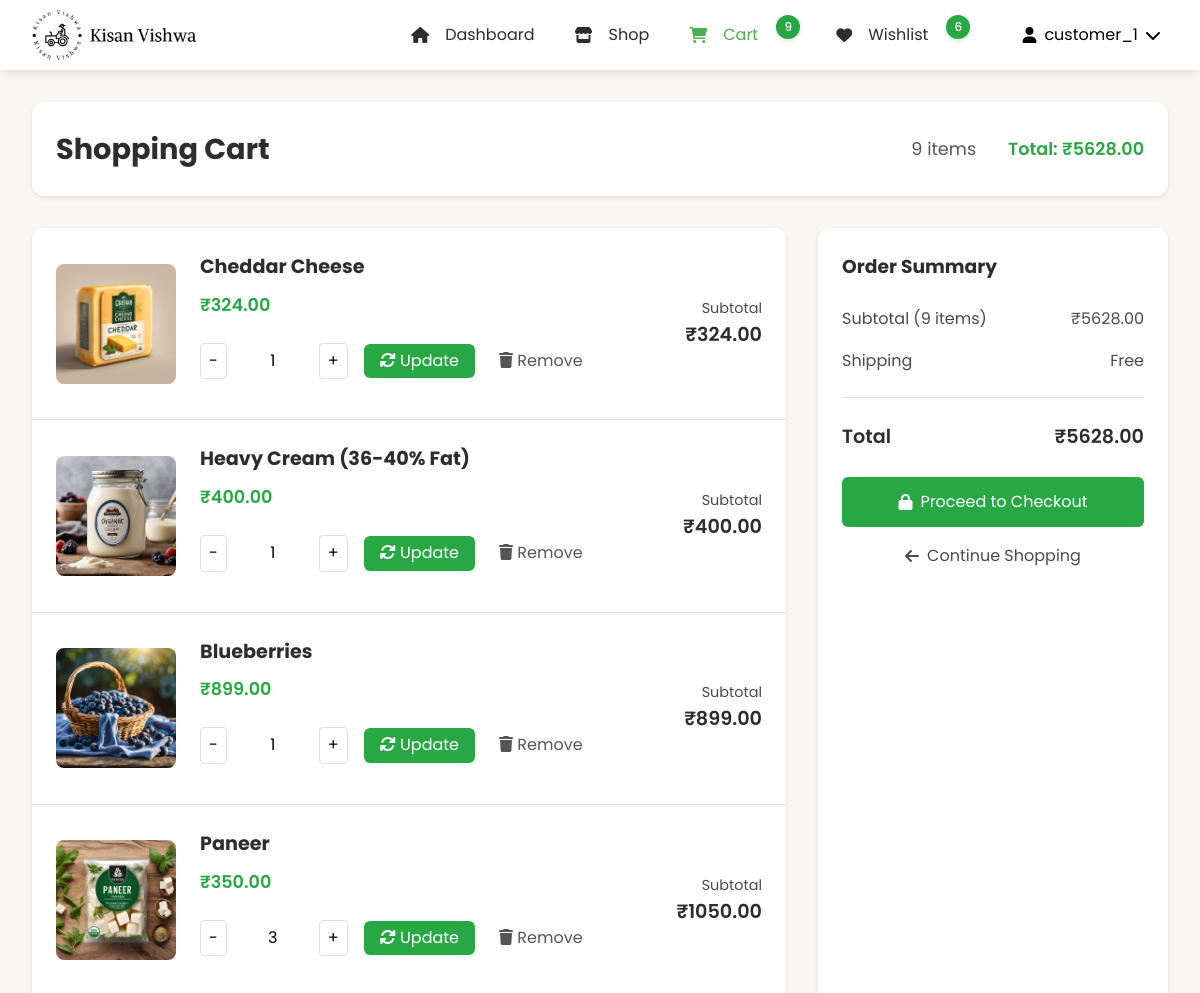
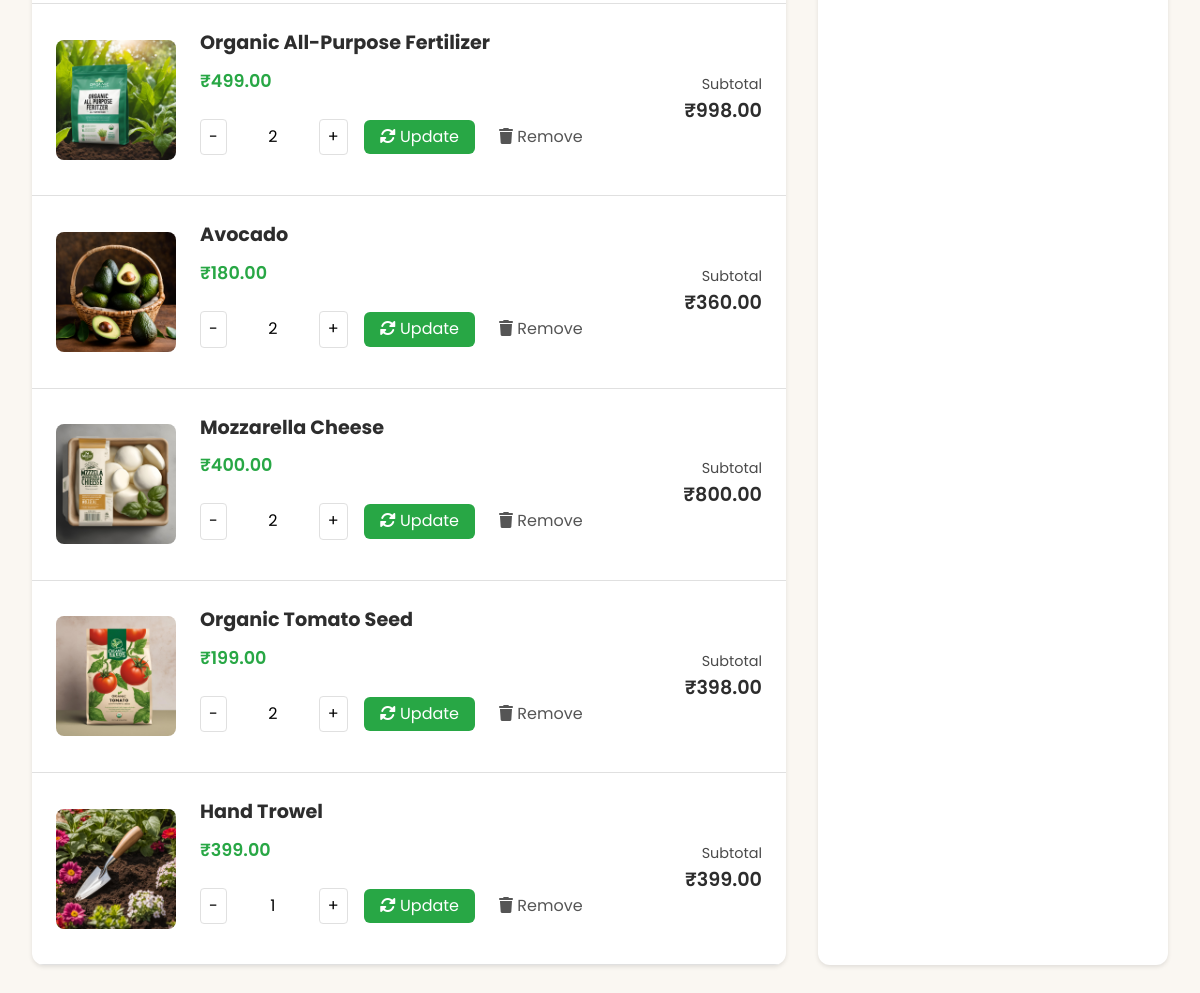
The app's page /customer/cart/ (signed in), older data (2 pictures, top to bottom).
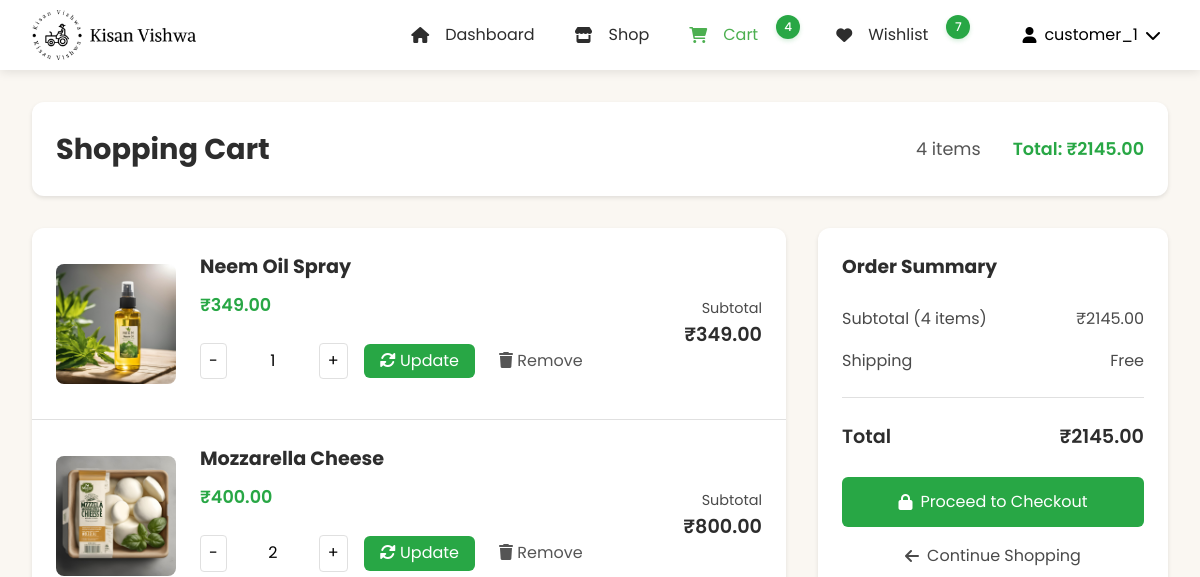
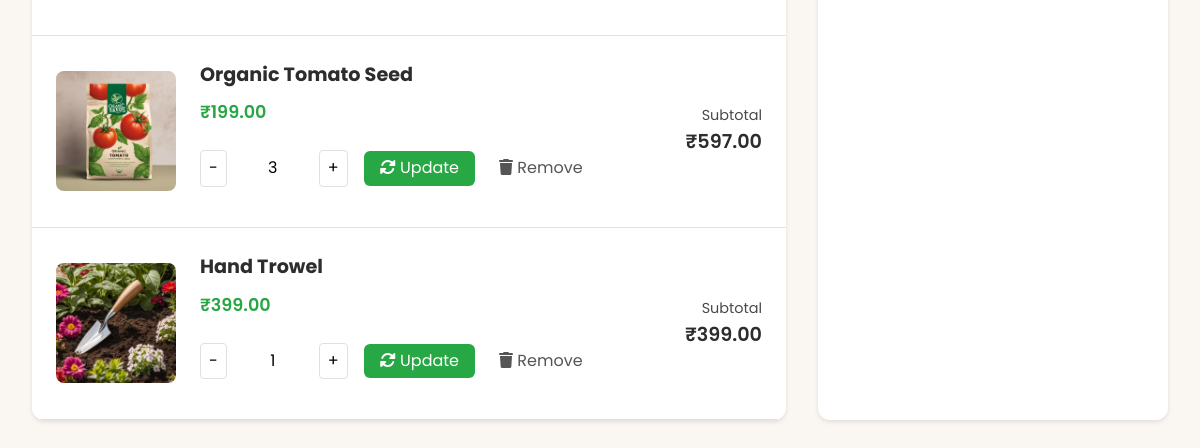
The same page, newer data (2 pictures, top to bottom).
### customer_app/models.py (models this page shows, shortened)
class CartItem(models.Model):
    user = models.ForeignKey(User, on_delete=models.CASCADE)
    product = models.ForeignKey(Product, on_delete=models.CASCADE)
    quantity = models.PositiveIntegerField(default=1)
    @property
    def total_price(self):
        return self.product.price * self.quantity
    class Meta:
        ordering = ['-id']

### product_app/models.py (models this page shows, shortened)
class Product(models.Model):
    CATEGORY_CHOICES = [
        ('vegetables', 'Vegetables'),
        ('fruits', 'Fruits'),
        ('grains', 'Grains'),
        ('dairy', 'Dairy'),
        ('tools', 'Tools & Equipment'),
        ('seeds', 'Seeds & Saplings'),
        ('pesticides', 'Pesticides & Fertilizers'),
        ('organic', 'Organic Products'),
        ('livestock', 'Livestock & Feed'),
        ('other', 'Other')
    ]
    name = models.CharField(max_length=200)
    category = models.CharField(max_length=100, choices=CATEGORY_CHOICES, default='other')
    price = models.DecimalField(max_digits=10, decimal_places=2)
    quantity = models.IntegerField()
    description = models.TextField()
    image = models.ImageField(
        upload_to='products/',
        null=True,
        blank=True
    )
    farmer = models.ForeignKey(User, on_delete=models.CASCADE)
    created_at = models.DateTimeField(auto_now_add=True)
    updated_at = models.DateTimeField(auto_now=True)
    is_featured = models.BooleanField(default=False)
    is_deleted = models.BooleanField(default=False)
    def get_image_url(self):
        if self.image and hasattr(self.image, 'url'):
            return self.image.url
        return static('images/default_product.jpg')

### customer_app/views.py (the view)
# urls.py: path('cart/', views.customer_cart, name='customer_cart'),
def customer_cart(request):
    cart_items = CartItem.objects.filter(user=request.user)
    context = {
        'cart_items': cart_items
    }
    return render(request, 'customer_app/cart.html', context)

### customer_app/context_processors.py (called while the page is built, shortened)
def wishlist_and_cart_counts(request):
    if request.user.is_authenticated:
        cart_items = CartItem.objects.filter(user=request.user).select_related('product')
        wishlist_items = Wishlist.objects.filter(user=request.user)
        return {
            'cart_items_count': cart_items.count(),
            'cart_total': sum(item.total_price for item in cart_items),
            'wishlist_count': wishlist_items.count(),
            'wishlist_product_ids': set(item.product_id for item in wishlist_items)
        }

def wishlist_status(request):
    if request.user.is_authenticated:
        wishlist_items = Wishlist.objects.filter(user=request.user).select_related('product')
        return {
            'wishlist_product_ids': set(item.product.id for item in wishlist_items),
            'wishlist_products': [item.product for item in wishlist_items]
        }
    return {
        'wishlist_product_ids': set(),
        'wishlist_products': []
    }

def product_categories(request):
    CATEGORY_ICONS = {
        'vegetables': 'fa-carrot',
        'fruits': 'fa-apple-alt',
        'grains': 'fa-wheat',
        'dairy': 'fa-cheese',
        'tools': 'fa-tools',
        'seeds': 'fa-seedling',
        'pesticides': 'fa-spray-can',
        'organic': 'fa-leaf',
        'livestock': 'fa-cow',
        'other': 'fa-box'
    }
    return {
        'PRODUCT_CATEGORIES': Product.CATEGORY_CHOICES,
        'CATEGORY_ICONS': CATEGORY_ICONS
    }

### customer_app/templates/customer_app/cart.html (shortened to what this page needs)
{% load static %}
<!DOCTYPE html>
<html lang="en">
<head>
    <link rel="stylesheet" href="https://cdnjs.cloudflare.com/ajax/libs/normalize/8.0.1/normalize.min.css">
    <link rel="stylesheet" href="https://cdnjs.cloudflare.com/ajax/libs/font-awesome/6.0.0/css/all.min.css">
    <link rel="stylesheet" type="text/css" href="{% static 'css/CustomerNavBar.css' %}">
    <link rel="stylesheet" type="text/css" href="{% static 'css/customerdesign.css' %}">
    <link rel="stylesheet" type="text/css" href="{% static 'css/cart.css' %}">
</head>
<body>
    {% include 'NavBar/CustomerNavBar.html' %}
    <main class="main-container">
        <div class="cart-header">
            <h1>Shopping Cart</h1>
            <div class="cart-summary">
                <span>{{ cart_items|length }} items</span>
                <span class="cart-total">Total: ₹{{ cart_total|default:"0.00" }}</span>
            </div>
        </div>
        {% if cart_items %}
            <div class="cart-content">
                <div class="cart-items">
                    {% for item in cart_items %}
                        <div class="cart-item">
                            <div class="cart-item-image">
                                <img src="{{ item.product.get_image_url }}" alt="{{ item.product.name }}">
                            </div>
                            <div class="item-details">
                                <h2>{{ item.product.name }}</h2>
                                <p class="item-price">₹{{ item.product.price|floatformat:2 }}</p>
                                <div class="quantity-wrapper">
                                    <form method="POST" action="{% url 'update_cart_quantity' item.id %}" class="quantity-form">
                                        <div class="quantity-controls">
                                            <button type="button" class="quantity-btn minus" data-item-id="{{ item.id }}">-</button>
                                            <input type="number" name="quantity" value="{{ item.quantity }}" min="1" max="99" class="quantity-input">
                                            <button type="button" class="quantity-btn plus" data-item-id="{{ item.id }}">+</button>
                                        </div>
                                        <button type="submit" class="update-btn">
                                            <i class="fas fa-sync-alt"></i> Update
                                        </button>
                                    </form>
                                    <form method="POST" action="{% url 'remove_from_cart' item.id %}" class="remove-form">
                                        <button type="submit" class="remove-btn" title="Remove item">
                                            <i class="fas fa-trash"></i> Remove
                                        </button>
                                    </form>
                                </div>
                            </div>
                            <div class="item-subtotal">
                                <p>Subtotal</p>
                                <span>₹{{ item.total_price|floatformat:2 }}</span>
                            </div>
                        </div>
                    {% endfor %}
                </div>
                <div class="cart-summary-box">
                    <h3>Order Summary</h3>
                    <div class="summary-row">
                        <span>Subtotal ({{ cart_items|length }} items)</span>
                        <span>₹{{ cart_total|floatformat:2 }}</span>
                    </div>
                    <div class="summary-row">
                        <span>Shipping</span>
                        <span>Free</span>
                    </div>
                    <div class="summary-total">
                        <span>Total</span>
                        <span>₹{{ cart_total|floatformat:2 }}</span>
                    </div>
                    <button class="checkout-btn">
                        <i class="fas fa-lock"></i> Proceed to Checkout
                    </button>
                    <a href="{% url 'customer_dashboard' %}" class="continue-shopping">
                        <i class="fas fa-arrow-left"></i> Continue Shopping
                    </a>
                </div>
            </div>
        {% endif %}
    </main>
</body>
</html>

### templates/NavBar/CustomerNavBar.html (shortened to what this page needs)
{% load static %}
<header class="site-header">
    <div class="header-container">
        <div class="brand">
            <a href="{% url 'customer_dashboard' %}" class="logo">
                <img src="{% static 'images/kisan_vishwa_logo.png' %}" alt="Kisan Vishwa Logo">
            </a>
        </div>
        <nav class="main-nav">
            <ul class="nav-list">
                <li>
                    <a href="{% url 'customer_dashboard' %}" class="nav-item {% if request.resolver_match.url_name == 'customer_dashboard' %}active{% endif %}">
                        <i class="fas fa-home"></i>
                        <span>Dashboard</span>
                    </a>
                </li>
                <li>
                    <a href="{% url 'shop' %}" class="nav-item {% if request.resolver_match.url_name == 'shop' %}active{% endif %}">
                        <i class="fas fa-store"></i>
                        <span>Shop</span>
                    </a>
                </li>
                <li>
                    <a href="{% url 'customer_cart' %}" class="nav-item {% if request.resolver_match.url_name == 'customer_cart' %}active{% endif %}">
                        <i class="fas fa-shopping-cart"></i>
                        <span>Cart</span>
                        {% if cart_items_count > 0 %}
                            <span class="badge">{{ cart_items_count }}</span>
                        {% endif %}
                    </a>
                </li>
                <li>
                    <a href="{% url 'customer_wishlist' %}" class="nav-item {% if request.resolver_match.url_name == 'customer_wishlist' %}active{% endif %}">
                        <i class="fas fa-heart"></i>
                        <span>Wishlist</span>
                        {% if wishlist_count > 0 %}
                            <span class="badge">{{ wishlist_count }}</span>
                        {% endif %}
                    </a>
                </li>
            </ul>
            <div class="user-menu">
                <button class="user-menu-toggle">
                    <div class="user-info">
                        {% if user.customer_profile.profile_picture %}
                            <img src="{{ user.customer_profile.profile_picture.url }}" alt="" class="user-avatar">
                        {% else %}
                            <i class="fas fa-user"></i>
                        {% endif %}
                        <span>{{ user.username }}</span>
                        <i class="fas fa-chevron-down"></i>
                    </div>
                </button>
            </div>
        </nav>
    </div>
</header>

### static/css/CustomerNavBar.css (style rules this page uses)
:root { --warm-beige: #FAF7F2; --dark-beige: #E5E0D8; --dark-gray: #333333; --white: #ffffff; --forest-green: #28A745; --dark-green: #218838; --light-gray: #f9f9f9; --text-gray: #4A4A4A; --text-primary: #2D2D2D; --text-secondary: #555; --border-color: #e0e0e0; --shadow-color: rgba(0, 0, 0, 0.1); }
.site-header { background-color: var(--white); box-shadow: 0 2px 10px var(--shadow-color); position: fixed; width: 100%; top: 0; left: 0; z-index: 1000; height: 70px; display: flex; align-items: center; }
.header-container { max-width: 1200px; width: 100%; margin: 0 auto; padding: 0 2rem; display: flex; justify-content: flex-start; align-items: center; height: 100%; gap: 2rem; }
.brand { display: flex; align-items: center; flex-shrink: 0; }
.logo { display: flex; align-items: center; text-decoration: none; color: var(--text-primary); padding-left: 0; }
.logo img { height: 50px; width: auto; margin-right: 12px; }
.main-nav { display: flex; align-items: center; margin-left: auto; gap: 1rem; }
.nav-list { display: flex; list-style: none; margin: 0; padding: 0; align-items: center; gap: 0.5rem; }
.nav-item { position: relative; display: flex; align-items: center; padding: 0.75rem 1rem; color: var(--text-primary); text-decoration: none; transition: color 0.3s; height: 100%; gap: 8px; }
.nav-item i { margin-right: 8px; }
.nav-item.active { color: #4CAF50; }
.badge { background-color: #4CAF50; color: white; padding: 4px 8px; border-radius: 12px; font-size: 0.75rem; font-weight: 500; min-width: 20px; height: 20px; display: inline-flex; align-items: center; justify-content: center; margin-left: 6px; box-shadow: 0 2px 4px rgba(76, 175, 80, 0.2); position: relative; top: -2px; }
.user-menu { position: relative; margin-left: 1rem; height: 100%; display: flex; align-items: center; }
.user-menu-toggle { background: none; border: none; padding: 0.5rem; cursor: pointer; display: flex; align-items: center; }
.user-info { display: flex; align-items: center; gap: 8px; }
body { padding-top: 45px !important; margin: 0; font-family: 'Poppins', sans-serif; }
@media (min-width: 1200px) { .header-container { padding: 0 2rem; } }

### static/css/customerdesign.css (style rules this page uses)
:root { --primary-color: #28a745; --secondary-color: #218838; --background-color: #FAF7F2; --text-primary: #2D2D2D; --text-secondary: #4A4A4A; --text-body: #555555; --white: #ffffff; --border-color: #e0e0e0; --shadow-sm: 0 2px 4px rgba(0, 0, 0, 0.1); --shadow-md: 0 4px 6px rgba(0, 0, 0, 0.1); --shadow-lg: 0 8px 16px rgba(0, 0, 0, 0.15); }
body { font-family: 'Poppins', sans-serif; margin: 0; padding: 0; background-color: var(--background-color); color: var(--text-body); line-height: 1.6; }
.main-container { max-width: 1200px; margin: 0 auto; padding: 2rem 1rem; min-height: calc(100vh - 70px); position: relative; z-index: 1; }
img { max-width: 100%; height: auto; }
.cart-header { background: var(--white); padding: 1.5rem; border-radius: 12px; box-shadow: var(--shadow-sm); margin-bottom: 2rem; display: flex; justify-content: space-between; align-items: center; }
.badge { background-color: var(--primary-color); color: var(--white); font-size: 0.75rem; font-weight: 500; min-width: 24px; height: 24px; padding: 0; border-radius: 50%; display: inline-flex; align-items: center; justify-content: center; margin-left: 6px; box-shadow: 0 2px 4px rgba(40, 167, 69, 0.2); position: relative; top: -8px; right: -4px; }

### customer_app/templates/customer_app/cart.html (style rules this page uses)
body { padding-top: 70px; background-color: #f5f5f5; min-height: 100vh; margin: 0; display: flex; flex-direction: column; }
.main-container { flex: 1; max-width: 1200px; margin: 0 auto; padding: 2rem; width: 100%; box-sizing: border-box; }
.cart-content { display: grid; grid-template-columns: 1fr 350px; gap: 2rem; position: relative; }
.cart-item-image { width: 120px; height: 120px; overflow: hidden; border-radius: 8px; }
.cart-item-image img { width: 100%; height: 100%; object-fit: cover; }

Row changes from the older to the newer data that the page shows:
removed CartItem: product.get_image_url (picture), product.name "Cheddar Cheese", product.price "324.00", quantity "1", total_price "324.00"
removed CartItem: product.get_image_url (picture), product.name "Heavy Cream (36-40% Fat)", product.price "400.00", quantity "1", total_price "400.00"
removed CartItem: product.get_image_url (picture), product.name "Blueberries", product.price "899.00", quantity "1", total_price "899.00"
removed CartItem: product.get_image_url (picture), product.name "Paneer", product.price "350.00", quantity "3", total_price "1050.00"
removed CartItem: product.get_image_url (picture), product.name "Organic All-Purpose Fertilizer", product.price "499.00", quantity "2", total_price "998.00"
removed CartItem: product.get_image_url (picture), product.name "Avocado", product.price "180.00", quantity "2", total_price "360.00"
added CartItem: product.get_image_url (picture), product.name "Neem Oil Spray", product.price "349.00", quantity "1", total_price "349.00"
changed CartItem "Organic Tomato Seed": quantity "2" → "3"; total_price "398.00" → "597.00"
Text that changed along with them:
{{ cart_items_count }}: "9" → "4"
{{ wishlist_count }}: "6" → "7"
{{ cart_items|length }}: "9" → "4"
{{ cart_total|default:"0.00" }}: "5628.00" → "2145.00"
{{ cart_total|floatformat:2 }}: "5628.00" → "2145.00"
